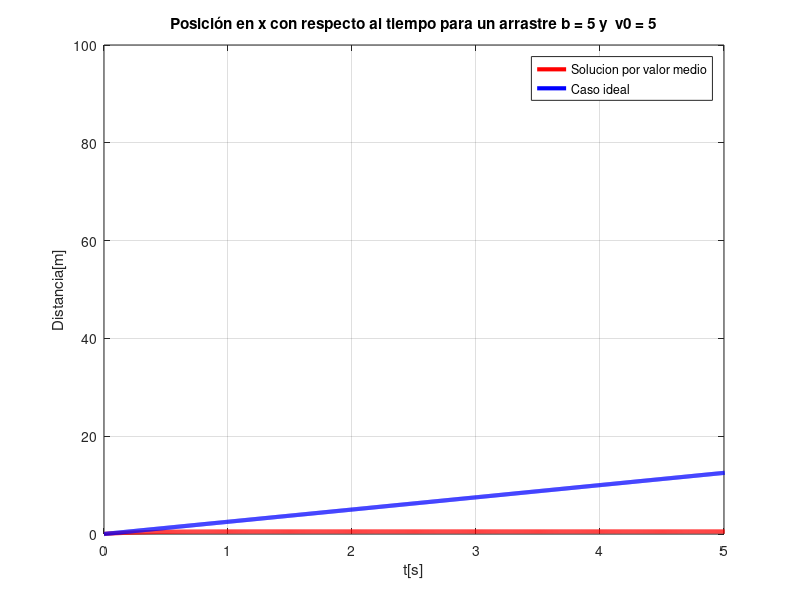
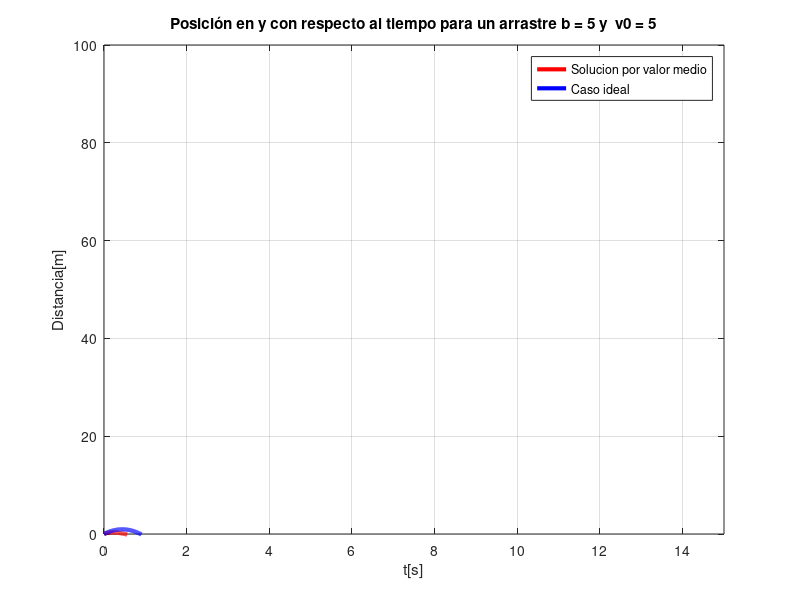
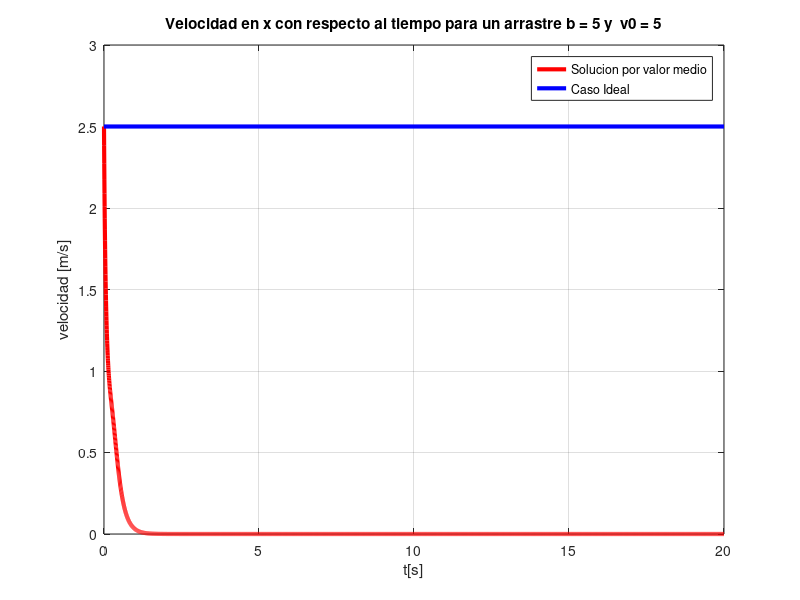
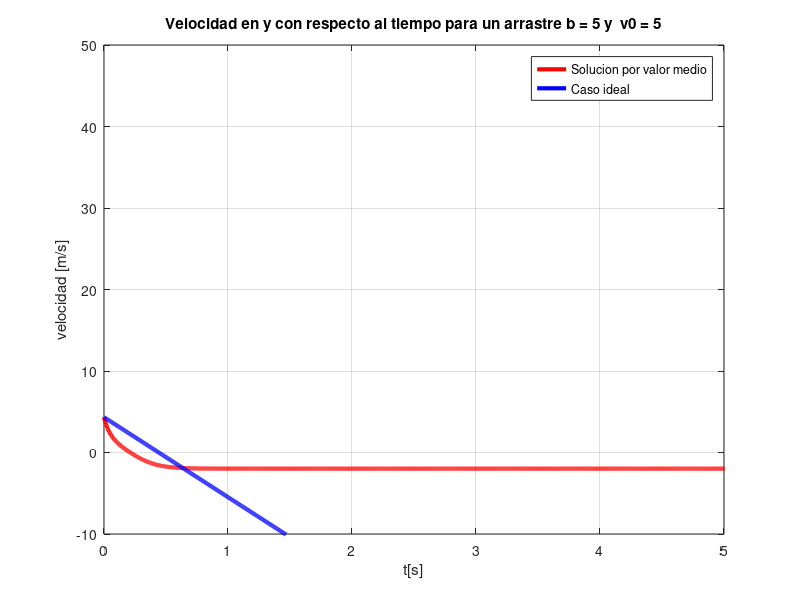

The MATLAB script that drew these images, in order:
% Punto 2 Parcial 1 por valor medio
clear;clc;

%%%%%%%%%%%%%%%%%%%%% constantes del problema %%%%%%%%%%%%%%%%%%%%%%%%%%%%%%
g = 9.81; 
m = 2;
b = input('Ingrese el valor de la resistencia del aire: ');
tf = 20;
N = 5000;
dt = tf/N;
v0 = input('Escriba la velocidad inical de la particula: ');
theta = 60;
v0y = v0*sin(theta*pi/180);
v0x = v0*cos(theta*pi/180);
%%%%%%%%%%%%%%%%%%%%% Condiciones inicales %%%%%%%%%%%%%%%%%%%%%%%%%%%%%%%%
t(1) = 0;
x(1) = 0;
vx(1) = v0x;
y(1) = 0;
vy(1) = v0y;
%%%%%%%%%%%%%%%%%%% Caso Ideal %%%%%%%%%%%%%%%%%%%%%%%%%%%%%%%%%%%
ta = 0:dt:tf;

xa = v0x*ta;
ya = v0y*ta - (g*ta.^2)/2;
vya = v0y - g*ta;  
vxa =  v0x;
axa = 0;
aya= g;
%%%%%%%%%%%%%%%%%% Bucle de valor medio %%%%%%%%%%%%%%%%%%%%%%%%%%%%%%%%

for n = 1:N
  t(n+1) = n*dt;  % incremento para t
  
  % Busqueda del punto medio
  xhalf = x(n) + vx(n)*(dt/2);
  yhalf = y(n) + vy(n)*(dt/2);
  vxhalf = vx(n) -(b/m)*vx(n)*sqrt(vx(n).^2 + vy(n).^2)*(dt/2);
  vyhalf=vy(n) - (g+(b/m)*vy(n)*sqrt(vx(n).^2 + vy(n).^2))*dt*.5;
  
  % Utilización del algoritmo con el punto medio
  x(n+1) = x(n) + vxhalf*(dt);
  y(n+1) = y(n) + vyhalf*(dt);
  vx(n+1) = vx(n) -(b/m)*vxhalf*sqrt(vxhalf.^2 + vyhalf.^2)*(dt);
  vy(n+1)= vy(n) - (g+(b/m)*vyhalf*sqrt(vxhalf.^2 + vyhalf.^2))*dt;
  
  % Se encuentran las aceleraciones
  
  ax(n+1) = -(b/m)*vx(n)*sqrt(vx(n).^2 + vy(n).^2);
  ay(n+1) = -(g + (b/m)*vy(n)*sqrt(vx(n).^2 + vy(n).^2));
endfor
%%%%%%%%%%%%%%%%%%%%%%%%%% Graficas %%%%%%%%%%%%%%%%%%%%%%%%%%%%%%%%%%%%%%%%

% Grafica de x vs t 
figure(1);clf;
plot(t, x,'r-','lineWidth', 3, ta, xa,'b-','lineWidth', 3);grid on;
caption = sprintf('Posición en x con respecto al tiempo para un arrastre b = %d y  v0 = %d', b, v0);
title(caption);
xlabel('t[s]');
ylabel('Distancia[m]');
legend('Solucion por valor medio', 'Caso ideal'); 
axis([0 5 0 100])
saveas (1, "valor_xt.png");

% Grafica de y vs t
figure(2);clf;
plot(t, y,'r-','lineWidth', 3, ta, ya,'b-','lineWidth', 3);grid on;
caption1 = sprintf('Posición en y con respecto al tiempo para un arrastre b = %d y  v0 = %d', b, v0);
title(caption1);
xlabel('t[s]');
ylabel('Distancia[m]');
legend('Solucion por valor medio', 'Caso ideal'); 
axis([0 15 0 100])
saveas (2, "valor_yt.png");

% Grafica de vx vs t
figure(3);clf;
plot(t, vx,'r-','lineWidth', 3);grid on;hold on;
line ([0 20], [vxa vxa], "linestyle", "-", "color", "b",'lineWidth', 3);
caption2 = sprintf('Velocidad en x con respecto al tiempo para un arrastre b = %d y  v0 = %d', b, v0);
title(caption2);
xlabel('t[s]');
ylabel('velocidad [m/s]');
legend('Solucion por valor medio', 'Caso Ideal'); 
saveas (3, "valor_vxt.png");

% Grafica de vy vs t
figure(4);clf;
plot(t, vy,'r-','lineWidth', 3, ta, vya,'b-','lineWidth', 3);grid on;
caption3 = sprintf('Velocidad en y con respecto al tiempo para un arrastre b = %d y  v0 = %d', b, v0);
title(caption3);
xlabel('t[s]');
ylabel('velocidad [m/s]');
legend('Solucion por valor medio', 'Caso ideal'); 
axis([0 5 -10 50])
saveas (4, "valor_vyt.png");

% Grafica de la trayectoria x y
figure(5);clf;
plot(x, y,'r-','lineWidth', 3, xa, ya,'b-','lineWidth', 3);grid on;
caption4 = sprintf('Trayectoria para un arrastre b = %d y  v0 = %d', b, v0);
title(caption4);
xlabel('x[m]');
ylabel('y[m]');
legend('Solucion por valor medio', 'Caso ideal'); 
axis([0 180 0 200])
saveas (5, "valor_xy.png");

% Grafica de la aceleración en x
figure(6);clf;
plot(t, ax,'r-','lineWidth', 2);grid on;hold on;
line ([0 20], [axa axa], "linestyle", "-", "color", "b",'lineWidth', 3);
caption5 = sprintf('aceleraciones en x para un arrastre b = %d y  v0 = %d', b, v0);
title(caption5);
xlabel('t[s]');
ylabel('aceleración [m/s²]');
legend('Solución por valor medio', 'Caso ideal'); 
saveas (6, "valor_axt.png");

% Grafica de la aceleración en y
figure(7);clf;
plot(t, ay,'r-','lineWidth', 2);grid on;hold on;
line ([0 20], [aya aya], "linestyle", "-", "color", "b",'lineWidth', 3);
caption6 = sprintf('aceleraciones en y para un arrastre b = %d y  v0 = %d', b, v0);
title(caption6);
xlabel('t[s]');
ylabel('aceleración [m/s²]');
legend('Solución por valor medio', 'Caso ideal'); 
saveas (7, "valor_ayt.png");